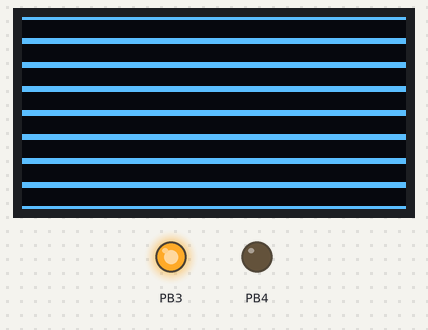
A sketch run on a simulated ATtiny85, built with avr-gcc and run on an emulated ATtiny85. Shown: 128×64 one-colour display, output pins drawn as LEDs (lit = HIGH). Wiring (inferred from the names in the program): SSD1306 OLED at I2C address 0x3C.

Above: at 0.2 s.

The sketch:

avr-tiny-oled.ino
```cpp
// ATtiny85 + SSD1306 over I2C (0x3C), driven through the USI (ATTinyCore Wire:
// SDA PB0, SCL PB2).
//
// Init in horizontal mode with the full window, then 1024 data bytes of 0x81
// in 8-byte transactions. Every transaction must be ACKed.
//
// No UART on this chip, so the result is on two pins: PB3 HIGH when every
// transaction was ACKed, PB4 HIGH when any was not. delay() is not used
// (ATtiny85 Timer0 limitation, see AVRSimulator).
//
// Rebuild: node project/board-buses-2026-09/harness/compile-fixture.mjs \
//   --fqbn ATTinyCore:avr:attinyx5:chip=85,clock=16pll --board-kind attiny85 \
//   --out <this dir> <this dir>/avr-tiny-oled.ino
#include <Wire.h>

#define OLED 0x3C

static bool ok = true;

static void cmd(uint8_t c) {
  Wire.beginTransmission(OLED);
  Wire.write(0x00);
  Wire.write(c);
  if (Wire.endTransmission() != 0) ok = false;
}

static const uint8_t INIT[] = {
  0xAE, 0x8D, 0x14, 0x20, 0x00, 0x21, 0x00, 0x7F, 0x22, 0x00, 0x07, 0xAF,
};

void setup() {
  pinMode(3, OUTPUT);
  pinMode(4, OUTPUT);
  digitalWrite(3, LOW);
  digitalWrite(4, LOW);
  Wire.begin();
  for (uint8_t i = 0; i < sizeof(INIT); i++) cmd(INIT[i]);
  for (uint8_t t = 0; t < 128; t++) {
    Wire.beginTransmission(OLED);
    Wire.write(0x40);
    for (uint8_t k = 0; k < 8; k++) Wire.write(0x81);
    if (Wire.endTransmission() != 0) ok = false;
  }
  digitalWrite(ok ? 3 : 4, HIGH);
}

void loop() {}
```
